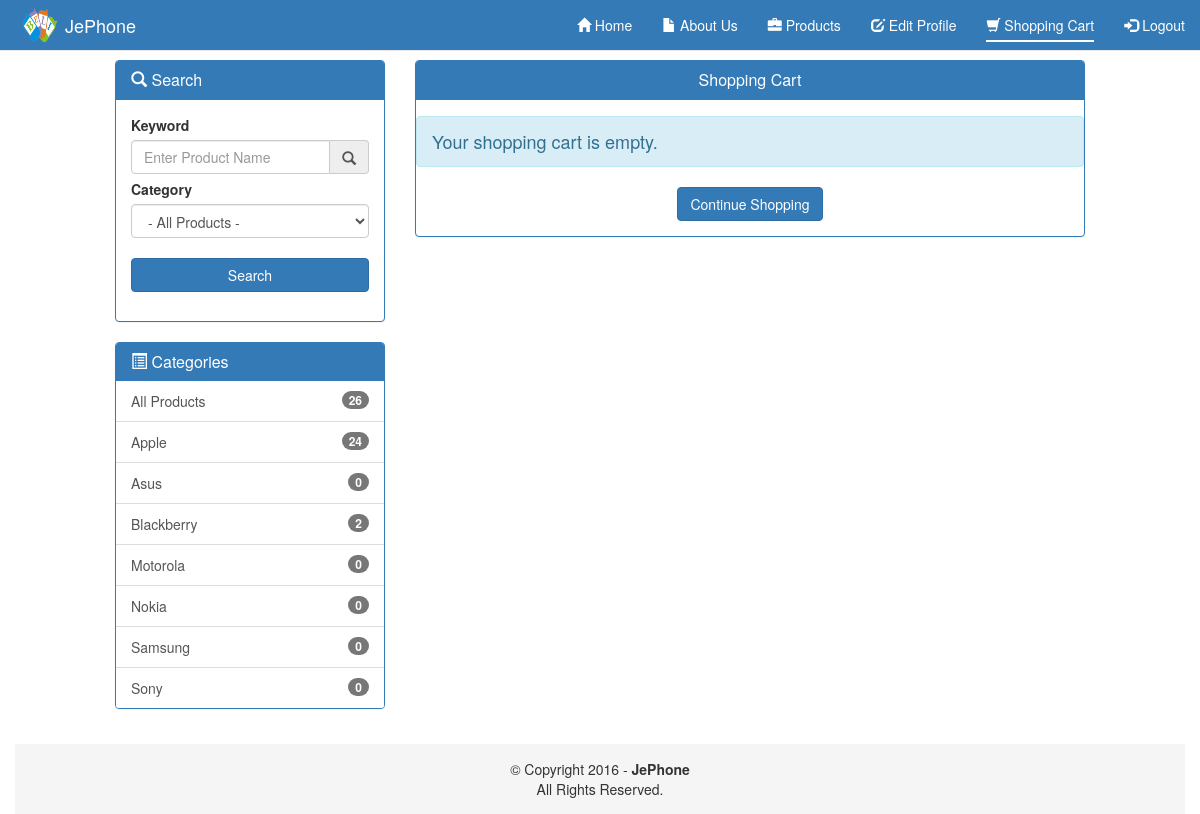
The app's page /cart.php (signed in) with its own data.
### tables this page shows
CREATE TABLE IF NOT EXISTS `mscategory` (
  `CategoryID` int(11) NOT NULL AUTO_INCREMENT,
  `CategoryName` varchar(100) NOT NULL,
  PRIMARY KEY (`CategoryID`)
);

### cart.php (the view, shortened to what this page needs)
<?php
	include('header.php');
?>
<div class="container-fluid" id="content" >
	<div class="row">
		<div class="col-md-3 col-md-offset-1">
			<div class="panel panel-primary">
				<div class="panel-heading">
					<h3 class="panel-title"><span class=" glyphicon glyphicon-search"></span> Search</h3>
				</div>
				<div class="panel-body">
					<form method="get" action="product.php">
						<label>Keyword</label>
						<div class="input-group">
							<input type="text" class="form-control" name="txtSearch" placeholder="Enter Product Name" >
							<span class="input-group-addon"><span class=" glyphicon glyphicon-search"></span></span>
						</div>
						<label style="margin-top: 5px;">Category</label>
						<select class="form-control" id="ddlSearchCategory" name="ddlSearchCategory">
							<option value="">- All Products -</option>
						</select>
						<br>
						<button type="submit" class="btn btn-primary btn-block">Search</button>
					</form>
				</div>
			</div>
			<div class="panel panel-primary">
				<div class="panel-heading" >
				<h3 class="panel-title"><span class="glyphicon glyphicon-list-alt"></span> Categories</h3>
				</div>
				<div class="panel-body list-group" style="padding:0;">
					<a href="product.php?categoryID=" class="list-group-item">
						All Products
							<span class="badge"><?php
								$query = "SELECT * FROM msProduct";
								$result = mysql_query($query);
								echo mysql_num_rows($result)?>
							</span>
					</a>
					<?php
                		$query = "SELECT * FROM msCategory"." ORDER BY CategoryName ASC";
                		$result = mysql_query($query);
                		while($r = mysql_fetch_array($result))
                		{ ?>
                			<a href="product.php?categoryID=<?php echo $r['CategoryID']?>" class="list-group-item">
								<?php
									if($r['CategoryName'] == "Apple")
										{
											?><span class="badge"><?php
											$query = "SELECT * FROM msProduct WHERE CategoryID = 2";
                    						$resultApple = mysql_query($query);
											echo mysql_num_rows($resultApple)?></span>
											<?php
										}
										else if($r['CategoryName'] == "Asus")
										{
											?><span class="badge"><?php
											$query = "SELECT * FROM msProduct WHERE CategoryID = 7";
                    						$resultAsus = mysql_query($query);
											echo mysql_num_rows($resultAsus)?></span>
											<?php
										}
										else if($r['CategoryName'] == "Blackberry")
										{
											?><span class="badge"><?php
											$query = "SELECT * FROM msProduct WHERE CategoryID = 3";
                    						$resultBB = mysql_query($query);
											echo mysql_num_rows($resultBB)?></span>
											<?php
										}
										else if($r['CategoryName'] == "Motorola")
										{
											?><span class="badge"><?php
											$query = "SELECT * FROM msProduct WHERE CategoryID = 8";
                    						$resultMotorola = mysql_query($query);
											echo mysql_num_rows($resultMotorola)?></span>
											<?php
										}
										else if($r['CategoryName'] == "Nokia")
										{
											?><span class="badge"><?php
											$query = "SELECT * FROM msProduct WHERE CategoryID = 5";
                    						$resultNokia = mysql_query($query);
											echo mysql_num_rows($resultNokia)?></span>
											<?php
										}
										else if($r['CategoryName'] == "Samsung")
										{
											?><span class="badge"><?php
											$query = "SELECT * FROM msProduct WHERE CategoryID = 4";
                    						$resultSamsung = mysql_query($query);
											echo mysql_num_rows($resultSamsung)?></span>
											<?php
										}
										else
										{
											?><span class="badge"><?php
											$query = "SELECT * FROM msProduct WHERE CategoryID = 6";
                    						$resultSony = mysql_query($query);
											echo mysql_num_rows($resultSony)?></span>
											<?php
										}
									echo $r['CategoryName']
								?>
                			</a>
            		<?php }
                	?>
				</div>
			</div>
		</div>
		<div class="col-md-7">
			<div class="panel panel-primary">
			    <div class="panel-heading" align="center" >
			    	<strong>
			    		<h3 class="panel-title">
			                Shopping Cart
			            </h3>
			        </strong>
			    </div>
			    <div class="panel-body">
			    <div class="row">
			    	<div class="col-md-12">
		            </div>
			    </div>
		        <div class="row">
		        	<div class="row">
						<div class="col-sm-12 col-md-12">
							<?php
							if(!isset($_SESSION['ProductID']) || sizeof($_SESSION['ProductID'])==0)
							{ ?>
								<div class="alert alert-info">
									<h4 style="margin-top:0px;margin-bottom:0px;">
									Your shopping cart is empty.
									</h4>
								</div>
								<div align="center">
									<a href="product.php" class="btn btn-primary">Continue Shopping</a>
								</div>
							<?php }?>
						</div>
					</div>
		        </div>
		    </div>
		</div>
    </div>
</div>
<?php
	include('footer.php');
?>

### header.php (shortened to what this page needs)
<html>
<head>
	<link rel="stylesheet" type="text/css" href="asset/css/style.css">
	<link rel="stylesheet" type="text/css" href="asset/css/bootstrap.min.css">
</head>
<body>
	<nav id="nav-header" class="navbar navbar-default navbar-fixed-top" role="navigation">
        <div class="container-fluid">
			<div class="navbar-header">
				<img src="asset/img/logo.png" class="pull-left" width="50px" height="50px" style="padding:8px;">
				<a class="navbar-brand" href="index.php">JePhone</a>
			</div>
			<div id="navbar" class="navbar-collapse collapse" aria-expanded="false" style="height: 1px;">
			<ul class="nav navbar-nav navbar-right">
				<li <?php if(isset($_SESSION['page']) && $_SESSION['page']=='home'){echo "class='active'";}?> >
					<a href="index.php"><span class="glyphicon glyphicon-home"></span> Home <span class="sr-only">(current)</span></a>
				</li>
				<li <?php if(isset($_SESSION['page']) && $_SESSION['page']=='aboutus'){echo "class='active'";}?> >
					<a href="AboutUs.php"><span class="glyphicon glyphicon-file"></span> About Us</a>
				</li>
				<li <?php if(isset($_SESSION['page']) && $_SESSION['page']=='product'){echo "class='active'";}?> >
					<a href="product.php"><span class="glyphicon glyphicon-briefcase"></span> Products</a>
				</li>
				<?php
					if(!isset($_SESSION['UserLogin']))
					{
				?>
				<li <?php if(isset($_SESSION['page']) && $_SESSION['page']=='register'){echo "class='active'";}?> >
					<a href="register.php"><span class="glyphicon glyphicon-flag"></span> Register</a>
				</li>
				<li <?php if(isset($_SESSION['page']) && $_SESSION['page']=='login'){echo "class='active'";}?> >
					<a href="login.php"><span class="glyphicon glyphicon-log-in"></span> Login</a>
				</li>
				<?php } else {?>
				<li <?php if(isset($_SESSION['page']) && $_SESSION['page']=='profile'){echo "class='active'";}?> >
					<a href="member_detail.php"><span class="glyphicon glyphicon-edit"></span> Edit Profile </a>
				</li>
				<li <?php if(isset($_SESSION['page']) && $_SESSION['page']=='cart'){echo "class='active'";}?> >
					<a href="cart.php"><span class="glyphicon glyphicon-shopping-cart"></span> Shopping Cart</a>
				</li>
				<li>
					<a href="action/doLogout.php"><span class="glyphicon glyphicon-log-in"></span> Logout</a>
				</li>
				<?php } ?>
			</ul>
			</div>
        </div>
    </nav>

### footer.php
<div class="footer">
	<div class="row">
		<div class="col-lg-12">
			<p class="text-center" style="margin: 0px;">
				&#169; Copyright 2016 - <strong>JePhone</strong>
				<br>All Rights Reserved.
			</p>
		</div>
	</div>
</div>

### asset/css/style.css (style rules this page uses)
html { position: relative; min-height: 100%; }
body { margin-bottom: 60px; }
.footer { margin-top: 15; width: 100%; height: auto; background-color: #f5f5f5; padding: 15px; }
#content { padding-top: 60px; min-height: 575px; }

### header.php (style rules this page uses)
.navbar-default { background: #337ab7; border-bottom: 1 white solid; position: fixed!important; z-index: 999999!important; width: 100%!important; }
.navbar { margin: 0px!important; padding: 0px!important; }
.navbar-default .navbar-nav a, .navbar-default .navbar-nav > .active > a:hover, .navbar-default .navbar-nav > .active > a:focus { color: white!important; background-color: transparent; }
.navbar-default .navbar-brand { color: white; }
.navbar-default .navbar-nav > .active > a, .navbar-default .navbar-nav > .active > a:hover, .navbar-default .navbar-nav > .active > a:focus { background-color: transparent!important; border-bottom: 2px white solid; }
.navbar-nav > li > a { padding-top: 15px; padding-bottom: 5px!important; padding-left: 0px!important; padding-right: 0px!important; margin-left: 15px; margin-right: 15px; }
.navbar-default .navbar-collapse, .navbar-default .navbar-form { border-color: #e7e7e7; }

### records on screen
mscategory: mysql_num_rows($resultApple) "24", CategoryName "Apple"
mscategory: mysql_num_rows($resultAsus) "0", CategoryName "Asus"
mscategory: mysql_num_rows($resultBB) "2", CategoryName "Blackberry"
mscategory: mysql_num_rows($resultMotorola) "0", CategoryName "Motorola"
mscategory: mysql_num_rows($resultNokia) "0", CategoryName "Nokia"
mscategory: mysql_num_rows($resultSamsung) "0", CategoryName "Samsung"
mscategory: mysql_num_rows($resultSony) "0", CategoryName "Sony"

### other values on screen
mysql_num_rows($result) "26"
